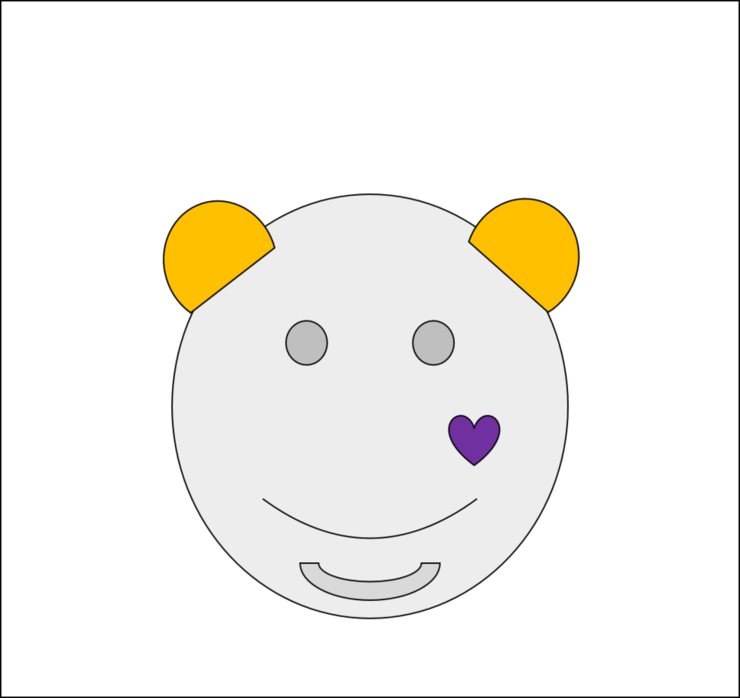
//> input picture Src/FloodFill/FloodFill/myImage.png, 740 x 698 px
$ ./floodfilltest   (built with g++ and OpenCV 4)
//> lines starting //> are read from the running program, lines starting //| are printed output that depends on the picture; after the words box and inside, x2 and y2 are one past the last pixel; in counts of white or black regions, pixels touching at a corner belong together

#include <stdio.h>
#include <windows.h>
#include <mmsystem.h>
#include <opencv2/highgui/highgui.hpp>
#include <opencv2/imgproc/imgproc.hpp>
#include <opencv2/objdetect/objdetect.hpp>
#include <opencv2/features2d/features2d.hpp>
#include <opencv/cvaux.h>
#include <opencv2/calib3d.hpp>
#include <opencv2/xfeatures2d.hpp>
#include <iostream>

#ifdef _DEBUG
#pragma comment(lib, "opencv_core310d.lib")
#pragma comment(lib, "opencv_imgcodecs310d.lib")
#pragma comment(lib, "opencv_features2d310d.lib")
#pragma comment(lib, "opencv_videoio310d.lib")
#pragma comment(lib, "opencv_highgui310d.lib")
#pragma comment(lib, "opencv_imgproc310d.lib")
#pragma comment(lib, "opencv_flann310d.lib")
#pragma comment(lib, "opencv_xfeatures2d310d.lib")
#pragma comment(lib, "opencv_calib3d310d.lib")
#else
#pragma comment(lib, "opencv_core310.lib")
#pragma comment(lib, "opencv_imgcodecs310.lib")
#pragma comment(lib, "opencv_features2d310.lib")
#pragma comment(lib, "opencv_videoio310.lib")
#pragma comment(lib, "opencv_highgui310.lib")
#pragma comment(lib, "opencv_imgproc310.lib")
#pragma comment(lib, "opencv_flann310.lib")
#pragma comment(lib, "opencv_xfeatures2d310.lib")
#pragma comment(lib, "opencv_calib3d310.lib")
#endif


using namespace std;
using namespace cv;

void main()
{
	Mat img = imread("myImage.png");
//> img is the input picture: 698 rows x 740 cols, CV_8UC3; mean B, G, R 238.6, 243.9, 246

	// alpha channel
	Mat dst = img.clone();
	floodFill(dst, Point(3, 3), Scalar(0, 0, 0));
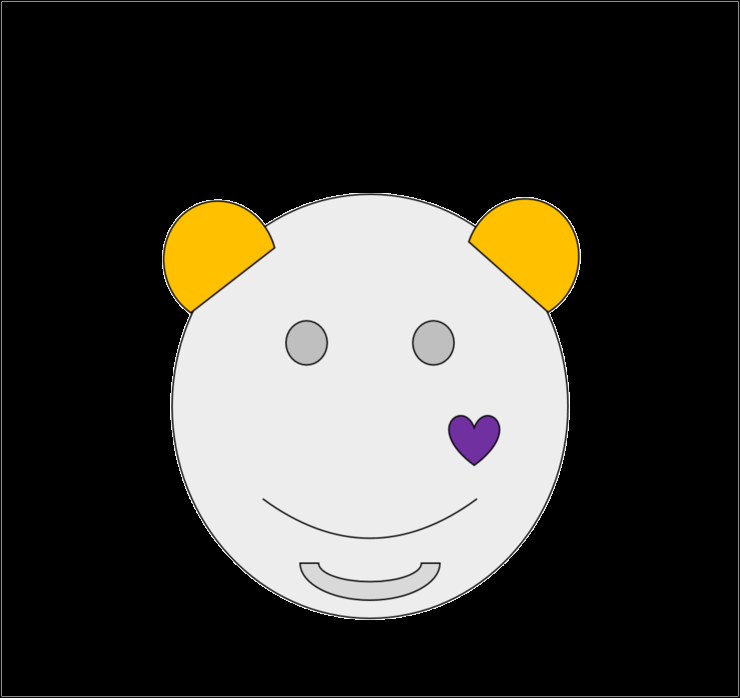
//> dst: 698 rows x 740 cols, CV_8UC3; mean B, G, R 59.2, 64.5, 66.5
	cvtColor(dst, dst, CV_BGR2BGRA);
//> dst: 698 rows x 740 cols, CV_8UC4
	DWORD *pixel = (DWORD*)dst.data;
	for (int x = 0; x < dst.cols; ++x)
		for (int y = 0; y < dst.rows; ++y)
		{
			if (*pixel == 0xFF000000)
				*pixel = 0x00;
			++pixel;
		}

	// labeling
	Mat img_labels, stats, centroids;
	cvtColor(dst, dst, CV_BGRA2GRAY);
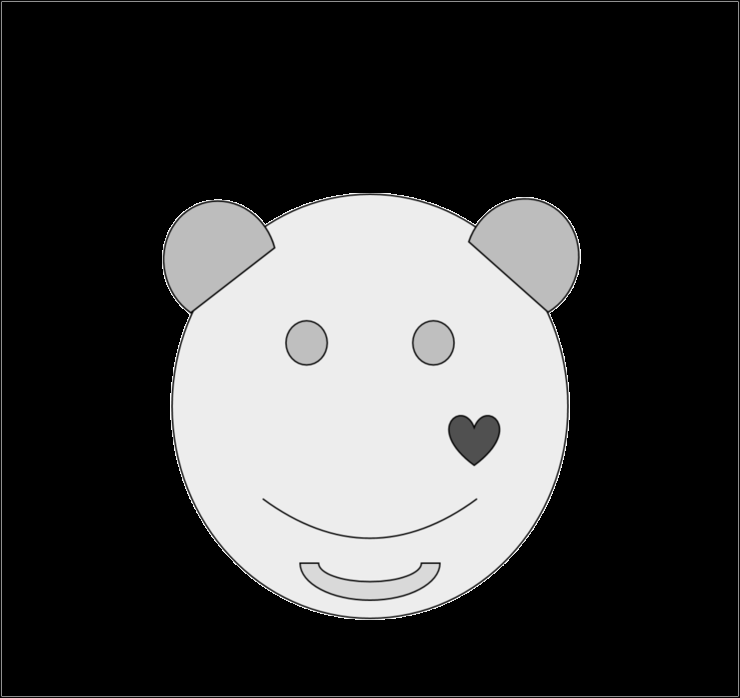
//> dst: 698 rows x 740 cols, CV_8UC1; min 0, max 255, mean 64.5
	int numOfLables = connectedComponentsWithStats(dst, img_labels,
		stats, centroids, 8, CV_32S);
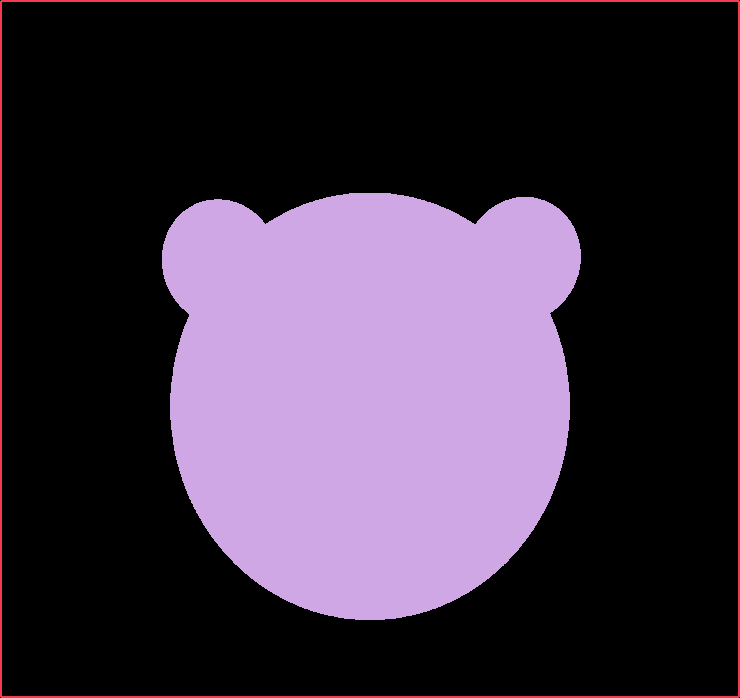
//> img_labels: 698 rows x 740 cols, CV_32SC1; 3 distinct labels, from 0 to 2; one colour per label, 0 black
//> stats = [[0, 0, 740, 698, 363447], [0, 0, 740, 698, 5732], [162, 193, 419, 427, 147341]]; centroids = [[369.3, 331], [369.5, 348.5], [370, 391.5]]; numOfLables = 3

	//라벨링 된 이미지에 각각 직사각형으로 둘러싸기
	for (int j = 1; j < numOfLables; j++)
	{
		int area = stats.at<int>(j, CC_STAT_AREA);
		int left = stats.at<int>(j, CC_STAT_LEFT);
		int top = stats.at<int>(j, CC_STAT_TOP);
		int width = stats.at<int>(j, CC_STAT_WIDTH);
		int height = stats.at<int>(j, CC_STAT_HEIGHT);
		rectangle(img, Point(left, top), Point(left + width, top + height),
			Scalar(0, 0, 255), 1);
		putText(img, to_string(j), Point(left + 20, top + 20),
			FONT_HERSHEY_SIMPLEX, 1, Scalar(255, 0, 0), 2);
	}
//> this loop made 2 passes
//> (area, left, top, width, height) on passes 1 to 2: (5732, 0, 0, 740, 698), (147341, 162, 193, 419, 427)
//> pass 1, `putText(img, to_string(j), Point(left + 20, top + 20), FONT_HERSHEY_SI..`:
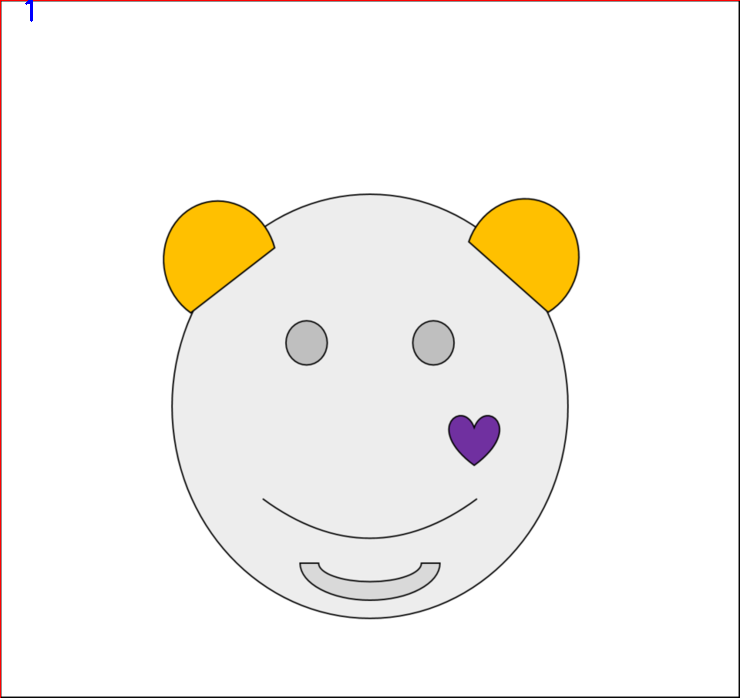
//> img: 698 rows x 740 cols, CV_8UC3; 0.29% of pixels changed, all inside (x1, y1, x2, y2) = (0, 0, 740, 698)
//> pass 2, `putText(img, to_string(j), Point(left + 20, top + 20), FONT_HERSHEY_SI..`:
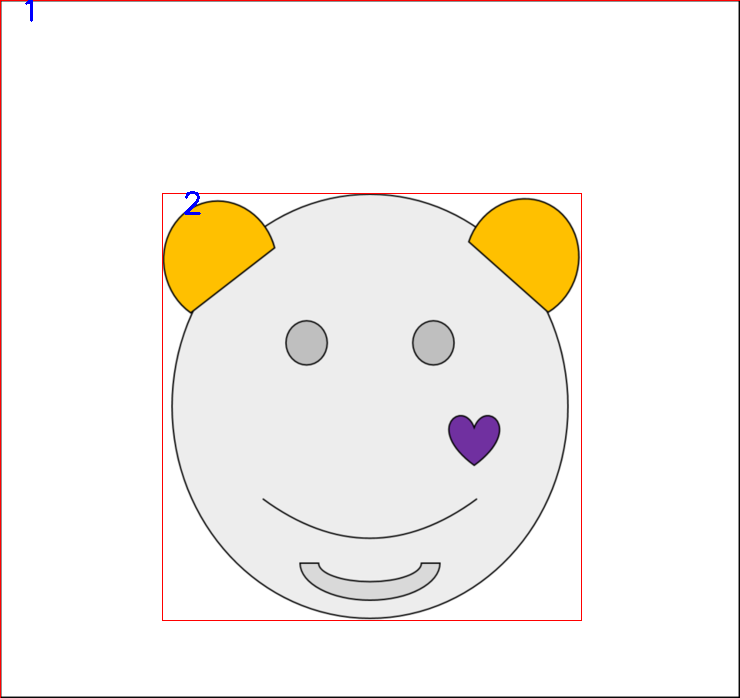
//> img: 698 rows x 740 cols, CV_8UC3; 0.36% of pixels changed, all inside (x1, y1, x2, y2) = (162, 191, 582, 621)

	imshow("window", img);
	cvWaitKey(0);
}
